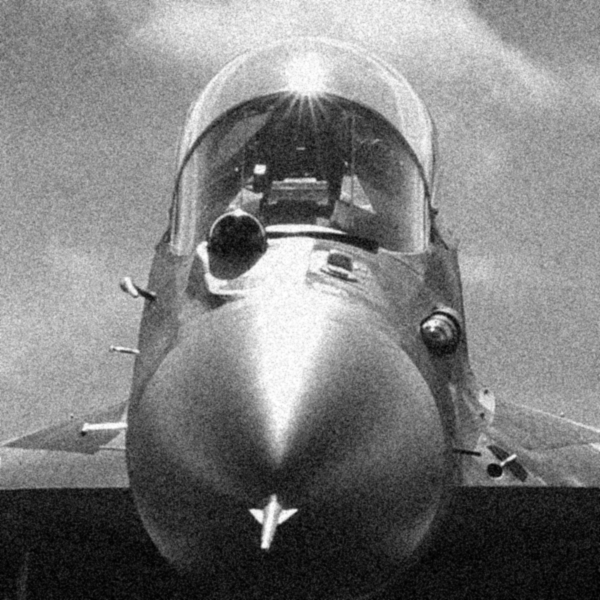
#> input picture Лр 2/test2_1.jpg, 600 x 600 px, found by its file name; the run also reads 2 pictures not shown here
$ jupyter execute 'Лр 2 ОИ.ipynb'
#> lines starting #> are read from the running program, lines starting #| are printed output that depends on the picture
[cell 1]
import cv2
from matplotlib import pyplot as plt
from skimage import io, filters
import numpy as np

[cell 2]
img1 = cv2.imread('/content/drive/MyDrive/2021-2022/Обработка изображений/Лр 2/test2_1.jpg')
#> img1 is the input picture: shape (600, 600, 3); min 0, max 255, mean 124.2
img2 = cv2.imread('/content/drive/MyDrive/2021-2022/Обработка изображений/Лр 2/test2_2.jpg')
img3 = cv2.imread('/content/drive/MyDrive/2021-2022/Обработка изображений/Лр 2/test2_3.jpg')
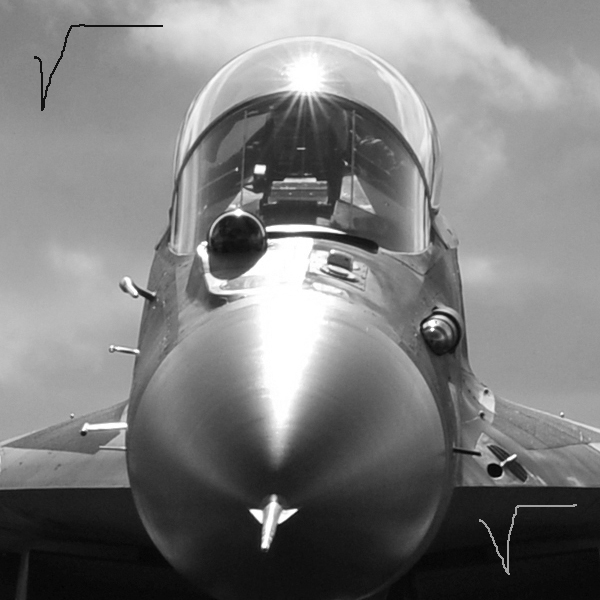
#> input picture Лр 2/test2_3.jpg, 600 x 600 px, found by its file name
#> img3 is the input picture: shape (600, 600, 3); min 2, max 255, mean 124.6
img4 = cv2.imread('/content/drive/MyDrive/2021-2022/Обработка изображений/Лр 2/test2_4.jpg')
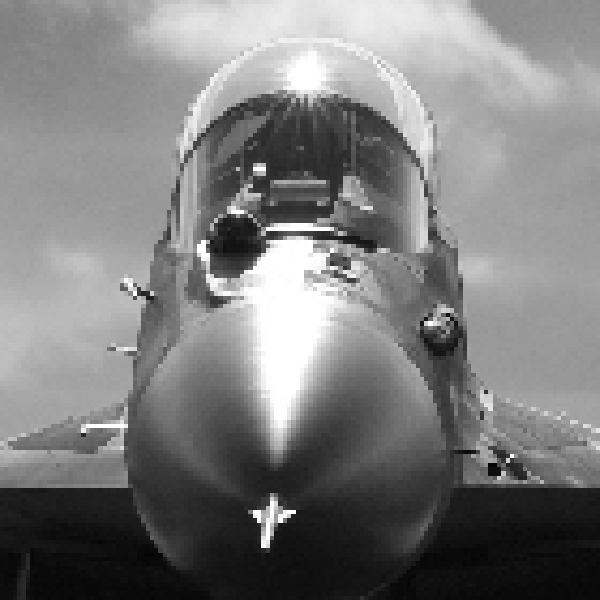
#> input picture Лр 2/test2_4.jpg, 600 x 600 px, found by its file name
#> img4 is the input picture: shape (600, 600, 3); min 5, max 255, mean 124.6
img0 = cv2.imread('/content/drive/MyDrive/2021-2022/Обработка изображений/Лр 2/test2_0.jpg')

[cell 3]
#PSNR до фильтрации
psnrBeforeImage1 = cv2.PSNR(img0, img1)
#> psnrBeforeImage1 = 27.98
psnrBeforeImage2 = cv2.PSNR(img0, img2)
#> psnrBeforeImage2 = 34.46
psnrBeforeImage3 = cv2.PSNR(img0, img3)
#> psnrBeforeImage3 = 31.66
psnrBeforeImage4 = cv2.PSNR(img0, img4)
#> psnrBeforeImage4 = 26.64

print("PSNR для 1-го изображения, до фильтрации =", round(psnrBeforeImage1, 2))
#| PSNR для 1-го изображения, до фильтрации = 27.98
print("PSNR для 2-го изображения, до фильтрации =", round(psnrBeforeImage2, 2))
#| PSNR для 2-го изображения, до фильтрации = 34.46
print("PSNR для 3-го изображения, до фильтрации =", round(psnrBeforeImage3, 2))
#| PSNR для 3-го изображения, до фильтрации = 31.66
print("PSNR для 4-го изображения, до фильтрации =", round(psnrBeforeImage4, 2))
#| PSNR для 4-го изображения, до фильтрации = 26.64

[cell 4]
# [10 lines of commented-out code are left out]

[cell 5]
def showImages(*args):
    fig, axes = plt.subplots(1, len(args))

    for i in range(len(axes)):
        axes[i].imshow(args[i], cmap="gray")

    fig.set_figwidth(10)
    fig.set_figheight(10)
    plt.show()

Винера

[cell 6]
img1_new = cv2.medianBlur(img1, 7)
showImages(img0, img1_new)
#> in showImages, `plt.show()`:
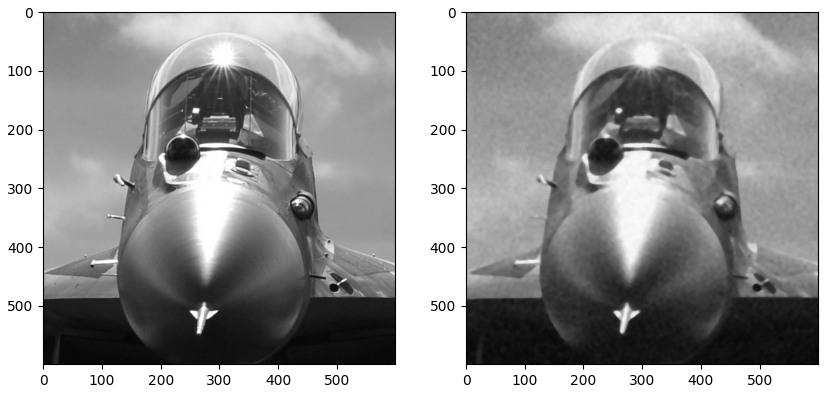
#> figure drawn by matplotlib, 2 panels

Усреднений

[cell 7]
img2_new = filters.gaussian(img2, 2)
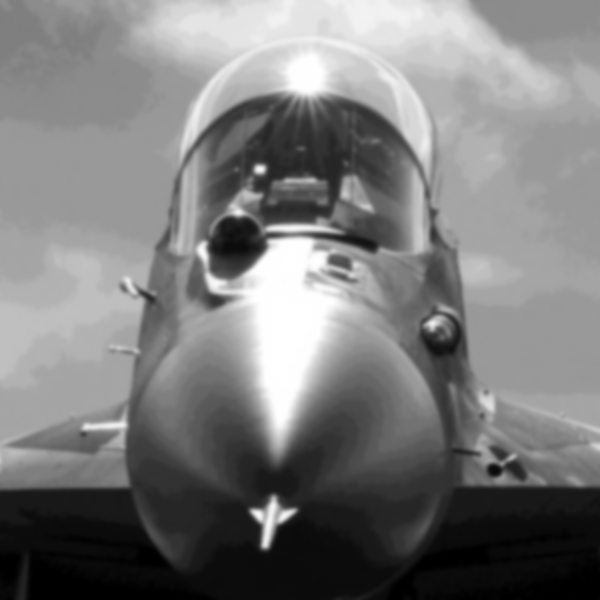
#> img2_new: shape (600, 600, 3) float64; min 0, max 1, mean 0.484
img2_new = filters.unsharp_mask(filters.median(img2_new), 3)
showImages(img0, img2_new)
img2_new = np.uint8(np.around(img2_new * 255))

Медианный

[cell 8]
# img3_new = cv2.blur(img3, (5, 5))
img3_new = cv2.medianBlur(img3, 5)
showImages(img0, img3_new)

Гаусса

[cell 9]
img4_new  = cv2.GaussianBlur(img4, (5,5), 3)
showImages(img0, img4_new)


# img4_new = cv2.blur(img4, (5, 5))
# img4_new = cv2.medianBlur(img4_new, 3)
# showImages(img0, img4_new)

[cell 10]
#PSNR до фильтрации
psnrBeforeImage1 = cv2.PSNR(img0, img1_new)
#> psnrBeforeImage1 = 29.75
psnrBeforeImage2 = cv2.PSNR(img0, img2_new)
#> psnrBeforeImage2 = 31.08
psnrBeforeImage3 = cv2.PSNR(img0, img3_new)
#> psnrBeforeImage3 = 33.38
psnrBeforeImage4 = cv2.PSNR(img0, img4_new)
#> psnrBeforeImage4 = 28.67

print("PSNR для 1-го изображения, после фильтрации =", round(psnrBeforeImage1, 2))
#| PSNR для 1-го изображения, после фильтрации = 29.75
print("PSNR для 2-го изображения, после фильтрации =", round(psnrBeforeImage2, 2))
#| PSNR для 2-го изображения, после фильтрации = 31.08
print("PSNR для 3-го изображения, после фильтрации =", round(psnrBeforeImage3, 2))
#| PSNR для 3-го изображения, после фильтрации = 33.38
print("PSNR для 4-го изображения, после фильтрации =", round(psnrBeforeImage4, 2))
#| PSNR для 4-го изображения, после фильтрации = 28.67
